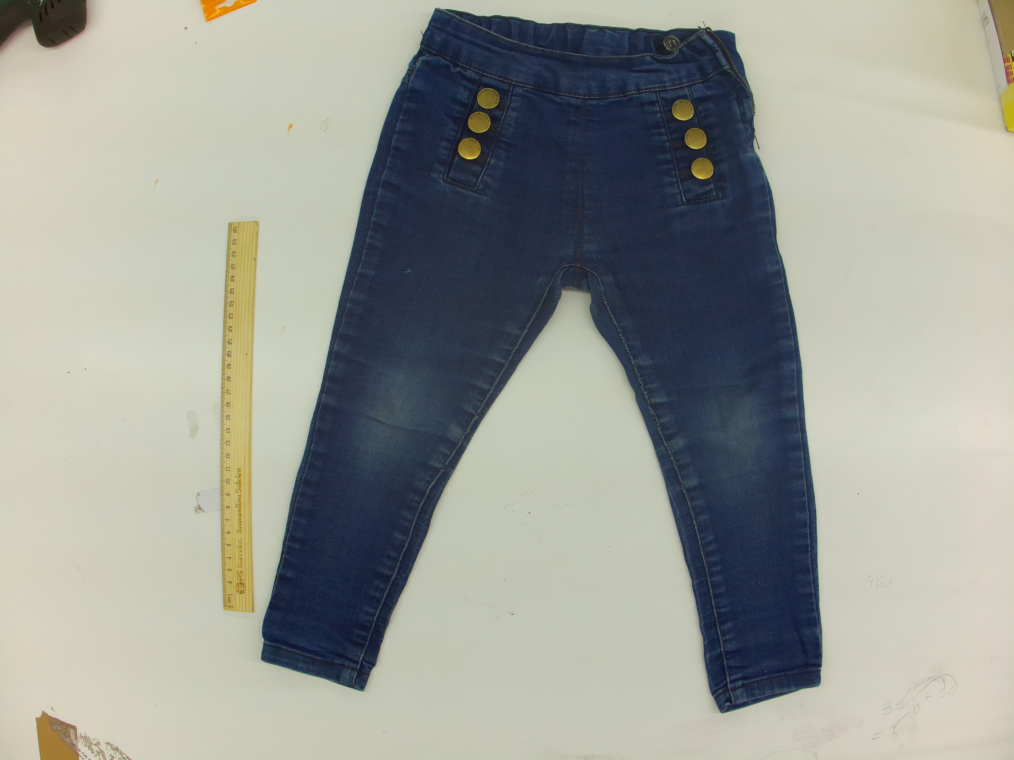
#> input picture test_images_mesurements/semburaco.jpg, 4056 x 3040 px, found by its file name (shown at 1/4 size)
$ python hole_detector_comparison.py
#> lines starting #> are read from the running program, lines starting #| are printed output that depends on the picture; pictures that were not available may be replaced by others from this repository, and a replacement may not be noted
#> in detect_hole_by_comparison, reference is the input picture: shape (3040, 4056, 3); mean B, G, R 148.5, 156.2, 153.4
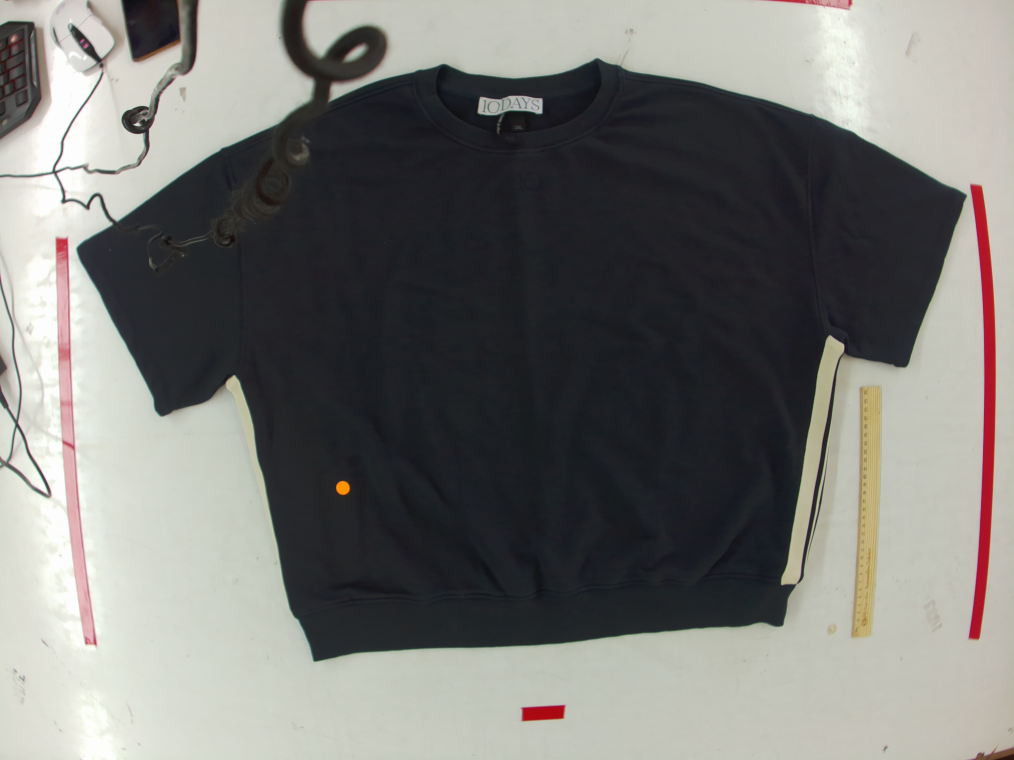
#> input picture test_images_mesurements/ant.jpg, 4056 x 3040 px, given in place of buraco.jpg, which was not available (shown at 1/4 size)
#> in detect_hole_by_comparison, defective is the input picture: shape (3040, 4056, 3); mean B, G, R 116.6, 119.9, 120.4
#|   Reference: (3040, 4056) pixels
#|   Defective: (3040, 4056) pixels
#!/usr/bin/env python3
"""
Hole Detection by Image Comparison
Detects holes/defects by comparing a defective image with a reference (non-defective) image
"""

import cv2
import numpy as np
from pathlib import Path
import json
from datetime import datetime

class HoleDetectorComparison:
    def __init__(self):
        self.debug = True

    def align_images(self, img1, img2):
        """Align two images using feature matching"""
        # Convert to grayscale
        gray1 = cv2.cvtColor(img1, cv2.COLOR_BGR2GRAY)
        gray2 = cv2.cvtColor(img2, cv2.COLOR_BGR2GRAY)
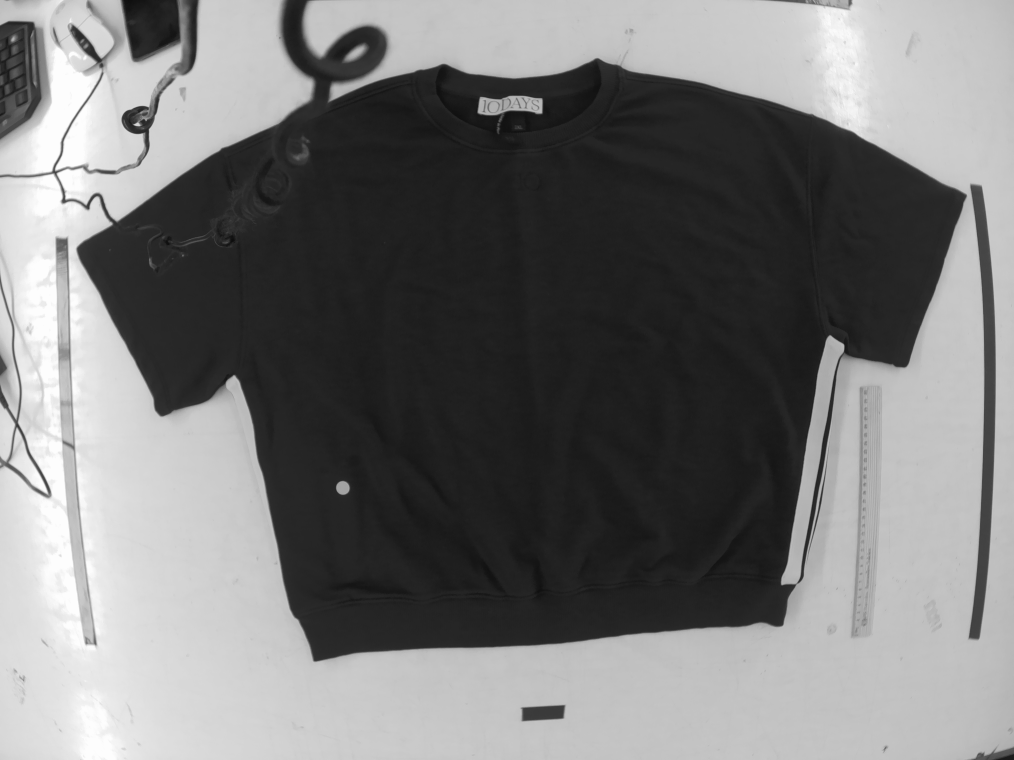
#> gray2: shape (3040, 4056) (shown at 1/4 size); min 12, max 255, mean 119.7

        # Detect ORB features
        orb = cv2.ORB_create(5000)
        kp1, des1 = orb.detectAndCompute(gray1, None)
#> kp1 = 4812 keypoints; strongest (x, y, size): (2791, 110, 64.3), (2791, 111, 53.6), (2794, 107, 77.1), (2834, 109, 77.1)
        kp2, des2 = orb.detectAndCompute(gray2, None)
#> kp2 = 1950 keypoints; strongest (x, y, size): (251, 803, 111.1), (211, 684, 111.1), (219, 692, 111.1), (212, 687, 92.6)

        # Match features
        matcher = cv2.BFMatcher(cv2.NORM_HAMMING, crossCheck=True)
        matches = matcher.match(des1, des2)
#> matches = 600 matches
        matches = sorted(matches, key=lambda x: x.distance)

        # Use top matches for homography
        if len(matches) > 10:
            src_pts = np.float32([kp1[m.queryIdx].pt for m in matches[:50]]).reshape(-1, 1, 2)
#> src_pts = 50 rows, first 8: [1044, 2636.6], [922.8, 1406.6], [910.7, 1472.3], [1046.3, 2630.1], [1043, 2635.5], [905.7, 1662.2], [895.8, 2433], [921.6, 1507.7]
            dst_pts = np.float32([kp2[m.trainIdx].pt for m in matches[:50]]).reshape(-1, 1, 2)
#> dst_pts = 50 rows, first 8: [1257.1, 2641], [3464.4, 1899.6], [3456, 1912.8], [1258.7, 2641.8], [2089, 2882], [3450.8, 2065], [3875.8, 2547], [3464, 1933]

            # Find homography
            M, mask = cv2.findHomography(src_pts, dst_pts, cv2.RANSAC, 5.0)
#> M = [[12.65, 0.244, -1116.4], [5.03, 1.27, -483.5], [0.0028, -0.000297, 1]]; mask = 50 values, max 1 at index 2, min 0 at index 0, mean 0.14

            # Warp img1 to align with img2
            h, w = img2.shape[:2]
#> h = 3040; w = 4056
            aligned = cv2.warpPerspective(img1, M, (w, h))
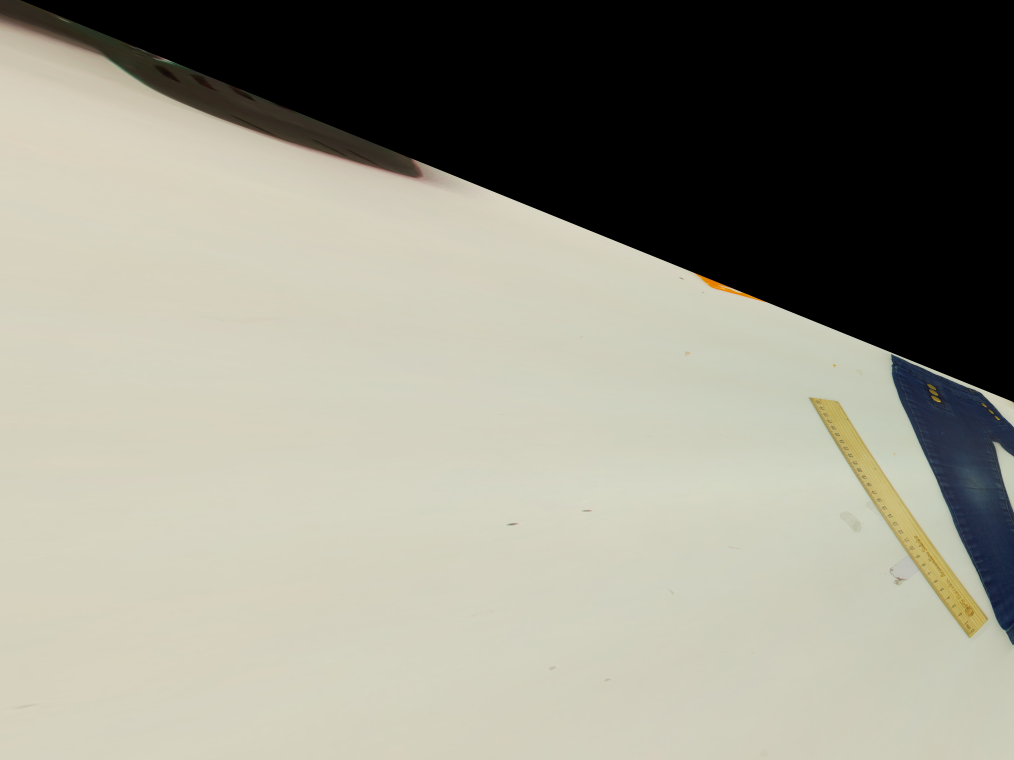
#> aligned: shape (3040, 4056, 3) (shown at 1/4 size); mean B, G, R 134.7, 147.7, 149.2

            return aligned

        return img1

    def detect_hole_by_comparison(self, reference_path, defective_path, output_path=None):
        """
        Detect holes by comparing reference (good) image with defective image

        Args:
            reference_path: Path to image without defects
            defective_path: Path to image with defects
            output_path: Optional path to save visualization
        """
        print(f"\n{'='*60}")
        print("HOLE DETECTION BY IMAGE COMPARISON")
        print(f"{'='*60}")

        # Load images
        print(f"\n📷 Loading images...")
        reference = cv2.imread(str(reference_path))
        defective = cv2.imread(str(defective_path))

        if reference is None or defective is None:
            print("❌ Error: Could not load images")
            return None

        print(f"  Reference: {reference.shape[:2]} pixels")
        print(f"  Defective: {defective.shape[:2]} pixels")

        # Resize if needed (to match dimensions)
        if reference.shape != defective.shape:
            print("\n🔄 Resizing images to match dimensions...")
            height = min(reference.shape[0], defective.shape[0])
            width = min(reference.shape[1], defective.shape[1])
            reference = cv2.resize(reference, (width, height))
            defective = cv2.resize(defective, (width, height))

        # Align images
        print("\n🎯 Aligning images...")
        aligned_reference = self.align_images(reference, defective)

        # Convert to Lab color space for better comparison
        ref_lab = cv2.cvtColor(aligned_reference, cv2.COLOR_BGR2Lab)
#> ref_lab: shape (3040, 4056, 3); mean of channels 0, 1, 2 150.9, 126.3, 134.7
        def_lab = cv2.cvtColor(defective, cv2.COLOR_BGR2Lab)
#> def_lab: shape (3040, 4056, 3); mean of channels 0, 1, 2 122.6, 127.7, 129.5

        # Compute difference
        print("\n🔍 Computing image difference...")
        diff = cv2.absdiff(ref_lab, def_lab)
#> diff: shape (3040, 4056, 3); mean of channels 0, 1, 2 102.6, 2.8, 8.1

        # Convert difference to grayscale
        diff_gray = cv2.cvtColor(diff, cv2.COLOR_Lab2BGR)
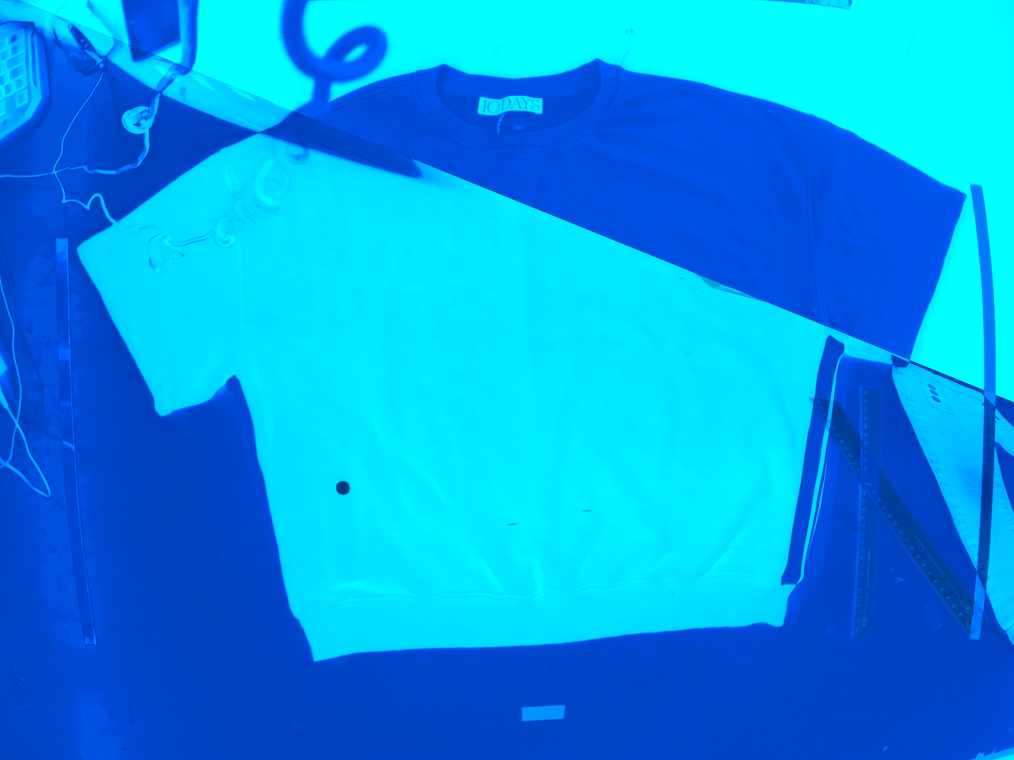
#> diff_gray: shape (3040, 4056, 3) (shown at 1/4 size); mean B, G, R 231.5, 151.9, 0
        diff_gray = cv2.cvtColor(diff_gray, cv2.COLOR_BGR2GRAY)
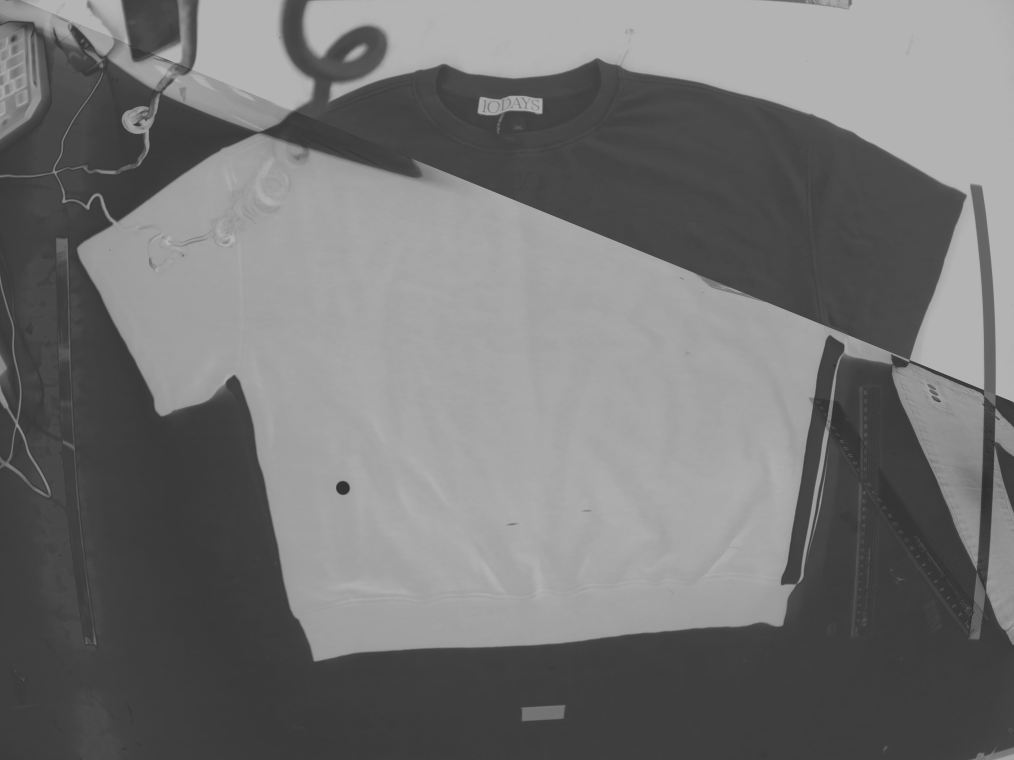
#> diff_gray: shape (3040, 4056) (shown at 1/4 size); min 39, max 179, mean 115.6

        # Apply Gaussian blur to reduce noise
        diff_blur = cv2.GaussianBlur(diff_gray, (5, 5), 0)

        # Adaptive thresholding
        _, thresh = cv2.threshold(diff_blur, 30, 255, cv2.THRESH_BINARY)
#> thresh: shape (3040, 4056); every value is 255

        # Morphological operations to clean up
        kernel = np.ones((5,5), np.uint8)
        thresh = cv2.morphologyEx(thresh, cv2.MORPH_CLOSE, kernel)
        thresh = cv2.morphologyEx(thresh, cv2.MORPH_OPEN, kernel)

        # Find contours
        contours, _ = cv2.findContours(thresh, cv2.RETR_EXTERNAL, cv2.CHAIN_APPROX_SIMPLE)
#> contours = [[[0, 0], [0, 3039], [4055, 3039], [4055, 0]]]

        # Filter contours by area
        min_area = 50  # Minimum area for a defect
        holes = []

        print(f"\n📊 Found {len(contours)} potential defects")
#| 📊 Found 1 potential defects

        for contour in contours:
            area = cv2.contourArea(contour)
            if area > min_area:
                # Get bounding box
                x, y, w, h = cv2.boundingRect(contour)

                # Calculate additional properties
                perimeter = cv2.arcLength(contour, True)
                circularity = 4 * np.pi * area / (perimeter ** 2) if perimeter > 0 else 0

                # Get centroid
                M = cv2.moments(contour)
                if M["m00"] != 0:
                    cx = int(M["m10"] / M["m00"])
                    cy = int(M["m01"] / M["m00"])
                else:
                    cx, cy = x + w//2, y + h//2

                hole = {
                    'bbox': [x, y, w, h],
                    'center': [cx, cy],
                    'area': float(area),
                    'perimeter': float(perimeter),
                    'circularity': float(circularity),
                    'confidence': min(1.0, area / 500)  # Confidence based on size
                }
                holes.append(hole)
#> this loop made 1 pass
#> (contour, area, x, y, w, h, perimeter, circularity) on pass 1: ([[0, 0], [0, 3039], [4055, 3039], [4055, 0]], 12323145, 0, 0, 4056, 3040, 14188, 0.769)
#> after the loop, holes = 1 item

        # Sort by area (largest first)
        holes.sort(key=lambda x: x['area'], reverse=True)

        print(f"\n✅ Detected {len(holes)} holes/defects:")
#| ✅ Detected 1 holes/defects:
        for i, hole in enumerate(holes[:5], 1):  # Show top 5
            print(f"  {i}. Area: {hole['area']:.0f}px², "
                  f"Location: ({hole['center'][0]}, {hole['center'][1]}), "
                  f"Confidence: {hole['confidence']:.2%}")
#> this loop made 1 pass
#> i on pass 1: 1
#|   1. Area: 12323145px², Location: (2027, 1519), Confidence: 100.00%

        # Create visualization
        result_img = defective.copy()
        overlay = defective.copy()

        for hole in holes:
            x, y, w, h = hole['bbox']
            cx, cy = hole['center']
            confidence = hole['confidence']

            # Color based on confidence
            if confidence > 0.7:
                color = (0, 0, 255)  # Red for high confidence
            elif confidence > 0.4:
                color = (0, 165, 255)  # Orange for medium
            else:
                color = (0, 255, 255)  # Yellow for low

            # Draw rectangle and center point
            cv2.rectangle(overlay, (x, y), (x+w, y+h), color, 2)
            cv2.circle(overlay, (cx, cy), 5, color, -1)

            # Add text
            text = f"Hole {confidence:.0%}"
            cv2.putText(overlay, text, (x, y-10),
                       cv2.FONT_HERSHEY_SIMPLEX, 0.6, color, 2)
#> this loop made 1 pass
#> (x, y, w, h, cx, cy, confidence, color) on pass 1: (0, 0, 4056, 3040, 2027, 1519, 1, (0, 0, 255))

        # Blend overlay
        cv2.addWeighted(overlay, 0.7, result_img, 0.3, 0, result_img)

        # Save visualization if requested
        if output_path:
            # Create side-by-side comparison
            h, w = defective.shape[:2]
            comparison = np.zeros((h, w*3, 3), dtype=np.uint8)

            # Reference | Defective | Result
            comparison[:, :w] = aligned_reference
            comparison[:, w:w*2] = defective
            comparison[:, w*2:] = result_img

            # Add labels
            cv2.putText(comparison, "Reference (No Hole)", (10, 30),
                       cv2.FONT_HERSHEY_SIMPLEX, 1, (0, 255, 0), 2)
            cv2.putText(comparison, "Defective (With Hole)", (w+10, 30),
                       cv2.FONT_HERSHEY_SIMPLEX, 1, (0, 0, 255), 2)
            cv2.putText(comparison, "Detected Holes", (w*2+10, 30),
                       cv2.FONT_HERSHEY_SIMPLEX, 1, (255, 0, 0), 2)

            cv2.imwrite(str(output_path), comparison)
            print(f"\n💾 Visualization saved to: {output_path}")

            # Also save just the result
            result_only_path = str(output_path).replace('.', '_result.')
            cv2.imwrite(result_only_path, result_img)
            print(f"💾 Result only saved to: {result_only_path}")

            # Save debug images if enabled
            if self.debug:
                debug_dir = Path(output_path).parent
                cv2.imwrite(str(debug_dir / "debug_diff.png"), diff_gray)
                cv2.imwrite(str(debug_dir / "debug_thresh.png"), thresh)
                print(f"🐛 Debug images saved to {debug_dir}")

        # Prepare result
        result = {
            'timestamp': datetime.now().isoformat(),
            'reference_image': str(reference_path),
            'defective_image': str(defective_path),
            'holes_detected': len(holes),
            'holes': holes[:10],  # Return top 10 holes
            'image_size': list(defective.shape[:2]),
            'total_defect_area': sum(h['area'] for h in holes)
        }

        return result


def main():
    """Test the hole detector with the provided images"""
    detector = HoleDetectorComparison()

    # Paths to images
    reference_path = Path("/home/celso/projects/qa_dashboard/test_images_mesurements/semburaco.jpg")
    defective_path = Path("/home/celso/projects/qa_dashboard/test_images_mesurements/buraco.jpg")
    output_path = Path("/home/celso/projects/qa_dashboard/ai_mesurement/hole_comparison_result.png")

    # Detect holes
    result = detector.detect_hole_by_comparison(
        reference_path,
        defective_path,
        output_path
    )
#> result = 7 items

    if result:
        # Save JSON report
        report_path = output_path.with_suffix('.json')
        with open(report_path, 'w') as f:
            json.dump(result, f, indent=2)
        print(f"\n📄 Report saved to: {report_path}")

        print(f"\n{'='*60}")
        print("DETECTION COMPLETE!")
        print(f"{'='*60}")
        print(f"✅ Found {result['holes_detected']} holes")
#| ✅ Found 1 holes
        print(f"📏 Total defect area: {result['total_defect_area']:.0f} pixels²")
#| 📏 Total defect area: 12323145 pixels²

        if result['holes']:
            main_hole = result['holes'][0]
#> main_hole = {'bbox': [0, 0, 4056, 3040], 'center': [2027, 1519], 'area': 12323145, 'perimeter': 14188, 'circularity': 0.769, 'confidence': 1}
            print(f"\n🎯 Main hole location:")
            print(f"   Center: ({main_hole['center'][0]}, {main_hole['center'][1]})")
#|    Center: (2027, 1519)
            print(f"   Size: {main_hole['bbox'][2]}x{main_hole['bbox'][3]} pixels")
#|    Size: 4056x3040 pixels
            print(f"   Area: {main_hole['area']:.0f} pixels²")
#|    Area: 12323145 pixels²
            print(f"   Confidence: {main_hole['confidence']:.1%}")
#|    Confidence: 100.0%


if __name__ == "__main__":
    main()
